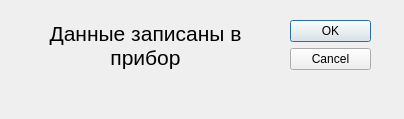
<?xml version="1.0" encoding="UTF-8"?>
<ui version="4.0">
 <class>Dialog</class>
 <widget class="QDialog" name="Dialog">
  <property name="geometry">
   <rect>
    <x>0</x>
    <y>0</y>
    <width>404</width>
    <height>119</height>
   </rect>
  </property>
  <property name="windowTitle">
   <string>Dialog</string>
  </property>
  <widget class="QDialogButtonBox" name="buttonBox">
   <property name="geometry">
    <rect>
     <x>290</x>
     <y>20</y>
     <width>81</width>
     <height>241</height>
    </rect>
   </property>
   <property name="orientation">
    <enum>Qt::Vertical</enum>
   </property>
   <property name="standardButtons">
    <set>QDialogButtonBox::Cancel|QDialogButtonBox::Ok</set>
   </property>
  </widget>
  <widget class="QLabel" name="label">
   <property name="geometry">
    <rect>
     <x>40</x>
     <y>10</y>
     <width>211</width>
     <height>71</height>
    </rect>
   </property>
   <property name="font">
    <font>
     <pointsize>16</pointsize>
    </font>
   </property>
   <property name="text">
    <string>Данные записаны в прибор</string>
   </property>
   <property name="alignment">
    <set>Qt::AlignCenter</set>
   </property>
   <property name="wordWrap">
    <bool>true</bool>
   </property>
  </widget>
 </widget>
 <resources/>
 <connections>
  <connection>
   <sender>buttonBox</sender>
   <signal>accepted()</signal>
   <receiver>Dialog</receiver>
   <slot>accept()</slot>
   <hints>
    <hint type="sourcelabel">
     <x>248</x>
     <y>254</y>
    </hint>
    <hint type="destinationlabel">
     <x>157</x>
     <y>274</y>
    </hint>
   </hints>
  </connection>
  <connection>
   <sender>buttonBox</sender>
   <signal>rejected()</signal>
   <receiver>Dialog</receiver>
   <slot>reject()</slot>
   <hints>
    <hint type="sourcelabel">
     <x>316</x>
     <y>260</y>
    </hint>
    <hint type="destinationlabel">
     <x>286</x>
     <y>274</y>
    </hint>
   </hints>
  </connection>
 </connections>
</ui>
